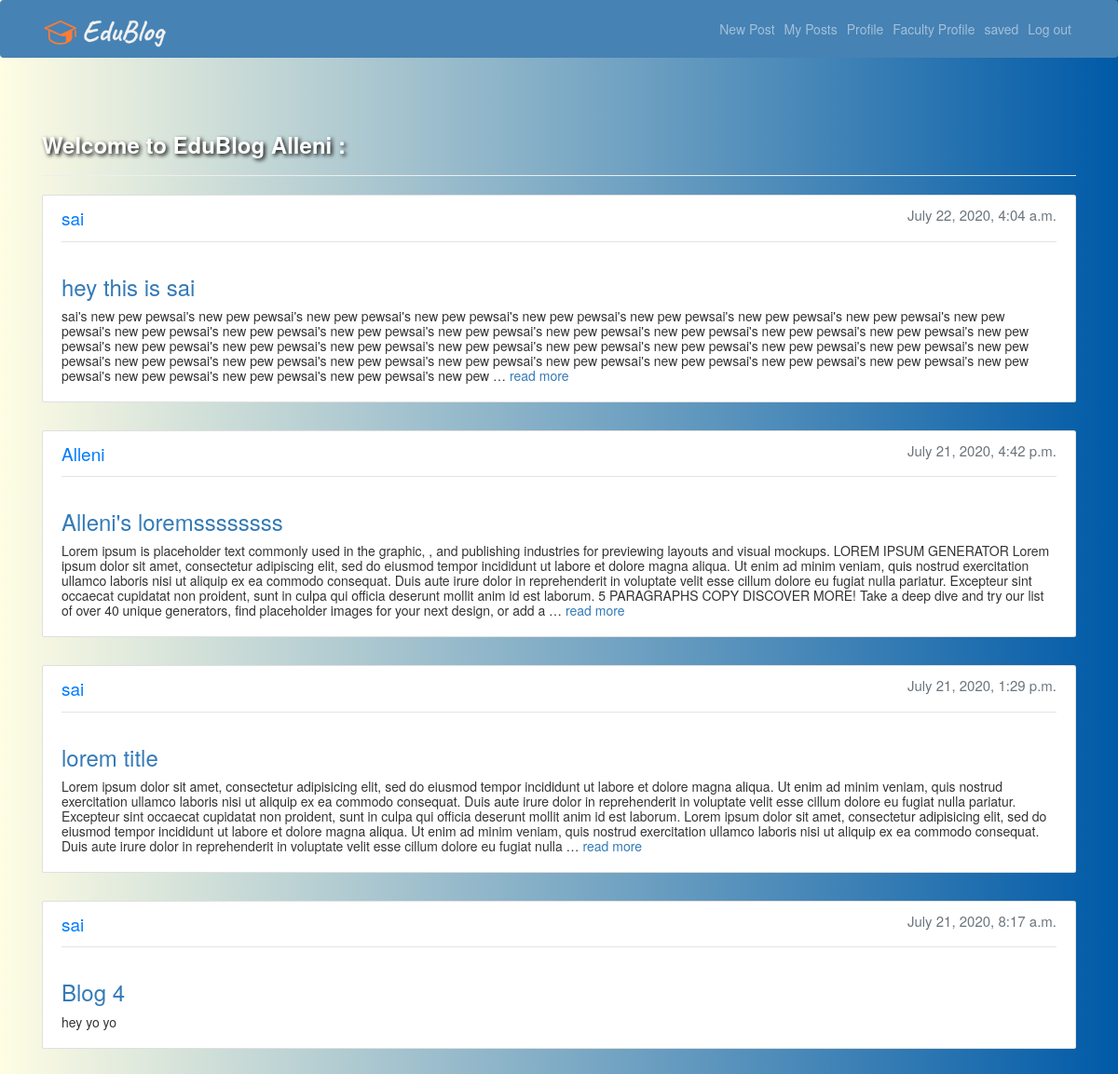
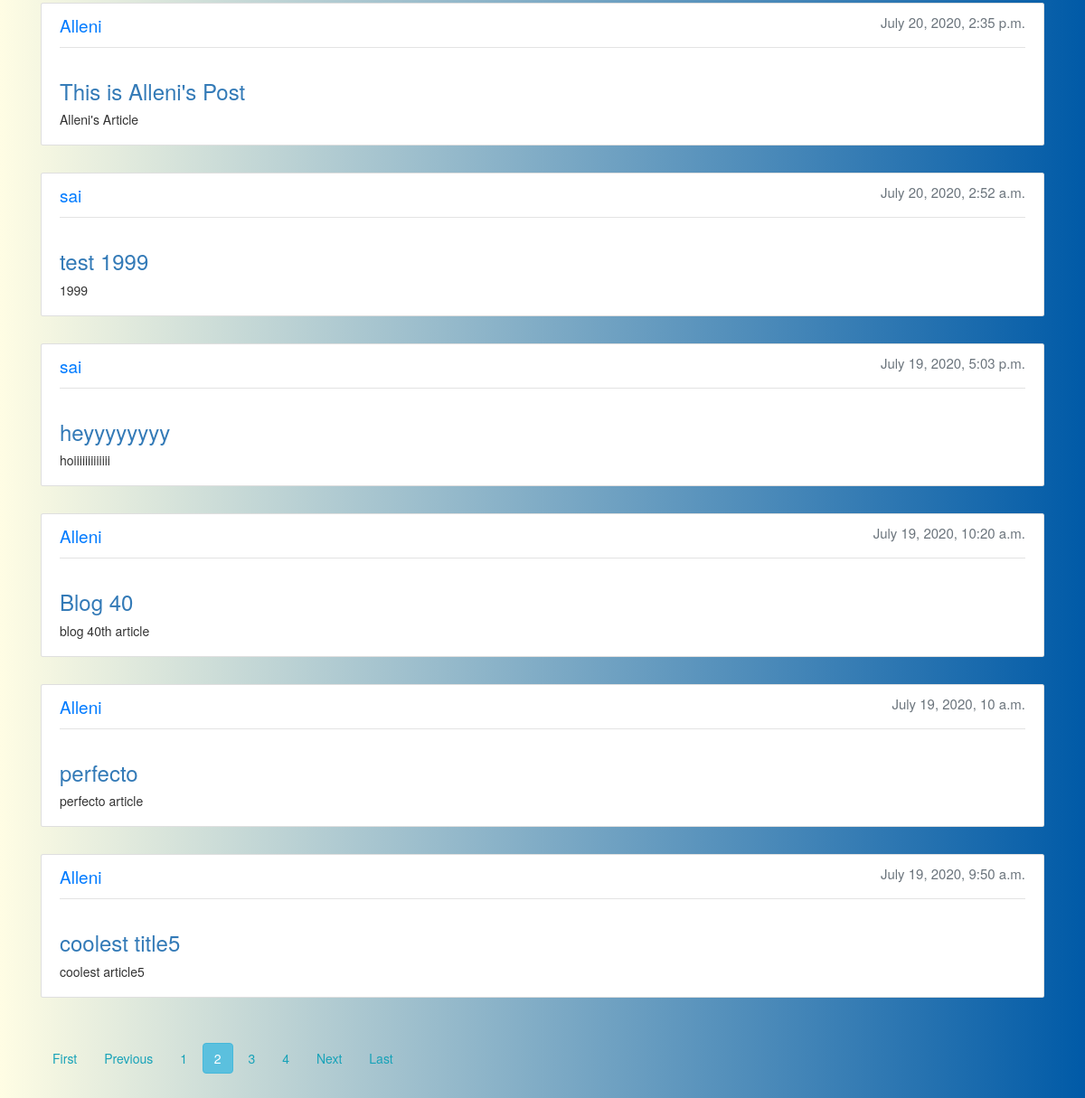
Screenshot of /?page=2 (signed in) with the database file from the repository (2 pictures, top to bottom).
### accounts/models.py (models this page shows)
class User(AbstractUser):
    is_student = models.BooleanField(default=False)
    is_faculty = models.BooleanField(default=False)
    first_name = models.CharField(max_length=100)
    last_name = models.CharField(max_length=100)

### posts/models.py (models this page shows, shortened)
class Post(models.Model):
    user = models.ForeignKey(User, related_name='posts',
                             on_delete=models.CASCADE)
    title=models.CharField(max_length=50)
    created_at = models.DateTimeField(auto_now=True)
    message =  RichTextField(blank=True,null=True)
    message_html = models.TextField(editable=False)
    likes = models.ManyToManyField(User, related_name='likes', blank=True)
    favourite = models.ManyToManyField(User, related_name='favorite', blank=True)
    pdf = models.FileField(null=True,blank=True)
    class Meta:
        ordering = ['-created_at']
        unique_together = ['user', 'message']

### edublog2/views.py (the view)
# urls.py: path('',views.index, name='index'),
def index(request):
    if request.user.is_authenticated:
        posts=Post.objects.all()
        paginator = Paginator(posts, 10) # Show 25 contacts per page.
        page_number = request.GET.get('page')
        posts= paginator.get_page(page_number)
        page_obj= paginator.get_page(page_number)
        return render(request,'../templates/index.html',{'posts':posts,'page_obj': page_obj})
    return render(request, '../templates/home.html')

### accounts/templates/index.html (shortened to what this page needs)
{% extends "base.html" %}
{% block content %}
<h3 style="font-weight:bold;color: white;text-shadow: 2px 2px 4px #000000;">Welcome to EduBlog {{user.username}} :</h3>
<hr>
{% for post in posts %}
    <div class="card" style="padding: 10px 20px;margin-bottom: 30px;">
      <table class="table mb-0">
          <div style="padding-bottom: 1px;margin-bottom: 15px;border-bottom: 1px solid #e3e3e3">
            <p><a href=" {% url 'accounts:profile' post.user.username %} " style="color:#007bff;font-size:19px">{{post.user}}</a> <span class="text-muted" style="float:right;font-size:15px">{{post.created_at }}</span></p>
          </div>
          <h3 style="color: #444444;" class="align-middle"><a href="{% url 'posts:post-detail' post.pk %}">{{ post.title }}</a></h3>
          <div class="text">
            <p>{{post.message|safe|truncatewords:120}} {% if post.message|wordcount > 120 %}<a href="{% url 'posts:post-detail' post.pk %}">read more</a>{% endif %}</p>
          </div>
      </table>
    </div>
{% empty %}
  <tr>
    <td class="bg-light text-center font-italic" colspan="5">You haven't created any post yet.</td>
  </tr>
{% endfor %}
<div class="pagination">
  <span class="step-links">
      {% if page_obj.has_previous %}
      <a class="btn btn-outline-info mb-4" href="?page=1">First</a>
      <a class="btn btn-outline-info mb-4" href="?page={{ page_obj.previous_page_number }}">Previous</a>
      {% endif %}
      {% for num in page_obj.paginator.page_range %}
        {% if page_obj.number == num %}
          <a class="btn btn-info mb-4" href="?page={{ num }}">{{ num }}</a>
        {% elif num > page_obj.number|add:'-3' and num < page_obj.number|add:'3' %}
          <a class="btn btn-outline-info mb-4" href="?page={{ num }}">{{ num }}</a>
        {% endif %}
      {% endfor %}
      {% if page_obj.has_next %}
      <a class="btn btn-outline-info mb-4" href="?page={{ page_obj.next_page_number }}">Next</a>
      <a class="btn btn-outline-info mb-4" href="?page={{ page_obj.paginator.num_pages }}">Last</a>
      {% endif %}
  </span>
</div>
{% endblock %}

### templates/base.html (style rules this page uses)
html, body { height: 100%; width: 100%; margin: 0; background-position: center; background-repeat: no-repeat; background-size: cover; background: #4CA1AF; background: -webkit-linear-gradient(to right, #C4E0E5, #4CA1AF); background: linear-gradient(to right, #C4E0E5, #4CA1AF); background: #2C3E50; background: -webkit-linear-gradient(to right, #4CA1AF, #2C3E50); background: linear-gradient(to right, #4CA1AF, #2C3E50); background: #E8CBC0; background: -webkit-linear-gradient(to right, #636FA4, #E8CBC0); background: linear-gradient(to right, #636FA4, #E8CBC0); background: #003973; background: -webkit-linear-gradient(to right, #E5E5BE, #003973); background: linear-gradient(to right, #E5E5BE, #003973); background: #3D7EAA; background: -webkit-linear-gradient(to right, #FFE47A, #3D7EAA); background: linear-gradient(to right, #FFE47A, #3D7EAA); background: #005AA7; background: -webkit-linear-gradient(to right, #FFFDE4, #005AA7); background: linear-gradient(to right, #FFFDE4, #005AA7); background: #4CA1AF; background: -webkit-linear-gradient(to right, #C4E0E5, #4CA1AF); background: linear-gradient(to right, #C4E0E5, #4CA1AF); background: #FFEEEE; background: -webkit-linear-gradient(to right, #DDEFBB, #FFEEEE); background: linear-gradient(to right, #DDEFBB, #FFEEEE); background: #FFEEEE; background: -webkit-linear-gradient(to left, #DDEFBB, #FFEEEE); background: linear-gradient(to left, #DDEFBB, #FFEEEE); background: #005AA7; background: -webkit-linear-gradient(to right, #FFFDE4, #005AA7); background: linear-gradient(to right, #FFFDE4, #005AA7); }
.text { overflow: hidden; text-overflow: ellipsis; display: -webkit-box; line-height: 16px; max-height: 113px; -webkit-line-clamp: 8; -webkit-box-orient: vertical; }

### rows the page displays
User: username "Alleni"
Post: user "sai", created_at "July 22, 2020, 4:04 a.m.", title "hey this is sai", message "sai's new pew pewsai's new pew pewsai's new pew pewsai's new pew pewsai's new pew pewsai's new pew pewsai's new pew pewsai's new pew pewsai's new pew pewsai's new pew pewsai's new pew pewsai's new pew pewsai's new pew pewsai's new pew pewsai's new pew pewsai's new pew pewsai's new pew pewsai's new pew pewsai's new pew pewsai's new pew pewsai's new pew pewsai's new pew pewsai's new pew pewsai's new pew pewsai's new pew pewsai's new pew pewsai's new pew pewsai's new pew pewsai's new pew pewsai's new pew pewsai's new pew pewsai's new pew pewsai's new pew pewsai's new pew pewsai's new pew pewsai's new pew pewsai's new pew pewsai's new pew pewsai's new pew pewsai's new pew …", shows "read more"
Post: user "Alleni", created_at "July 21, 2020, 4:42 p.m.", title "Alleni's loremssssssss", message "Lorem ipsum is placeholder text commonly used in the graphic, , and publishing industries for previewing layouts and visual mockups. LOREM IPSUM GENERATOR Lorem ipsum dolor sit amet, consectetur adipiscing elit, sed do eiusmod tempor incididunt ut labore et dolore magna aliqua. Ut enim ad minim veniam, quis nostrud exercitation ullamco laboris nisi ut aliquip ex ea commodo consequat. Duis aute irure dolor in reprehenderit in voluptate velit esse cillum dolore eu fugiat nulla pariatur. Excepteur sint occaecat cupidatat non proident, sunt in culpa qui officia deserunt mollit anim id est laborum. 5 PARAGRAPHS COPY DISCOVER MORE! Take a deep dive and try our list of over 40 unique generators,…", shows "read more"
Post: user "sai", created_at "July 21, 2020, 1:29 p.m.", title "lorem title", message "Lorem ipsum dolor sit amet, consectetur adipisicing elit, sed do eiusmod tempor incididunt ut labore et dolore magna aliqua. Ut enim ad minim veniam, quis nostrud exercitation ullamco laboris nisi ut aliquip ex ea commodo consequat. Duis aute irure dolor in reprehenderit in voluptate velit esse cillum dolore eu fugiat nulla pariatur. Excepteur sint occaecat cupidatat non proident, sunt in culpa qui officia deserunt mollit anim id est laborum. Lorem ipsum dolor sit amet, consectetur adipisicing elit, sed do eiusmod tempor incididunt ut labore et dolore magna aliqua. Ut enim ad minim veniam, quis nostrud exercitation ullamco laboris nisi ut aliquip ex ea commodo consequat. Duis aute irure…", shows "read more"
Post: user "sai", created_at "July 21, 2020, 8:17 a.m.", title "Blog 4", message "hey yo yo"
Post: user "Alleni", created_at "July 20, 2020, 2:35 p.m.", title "This is Alleni's Post", message "Alleni's Article"
Post: user "sai", created_at "July 20, 2020, 2:52 a.m.", title "test 1999", message "1999"
Post: user "sai", created_at "July 19, 2020, 5:03 p.m.", title "heyyyyyyyy", message "hoiiiiiiiiiiiii"
Post: user "Alleni", created_at "July 19, 2020, 10:20 a.m.", title "Blog 40", message "blog 40th article"
Post: user "Alleni", created_at "July 19, 2020, 10 a.m.", title "perfecto", message "perfecto article"
Post: user "Alleni", created_at "July 19, 2020, 9:50 a.m.", title "coolest title5", message "coolest article5"

### other values shown
{{ num }} "1" "3" "4"
{{ num }} "2"
